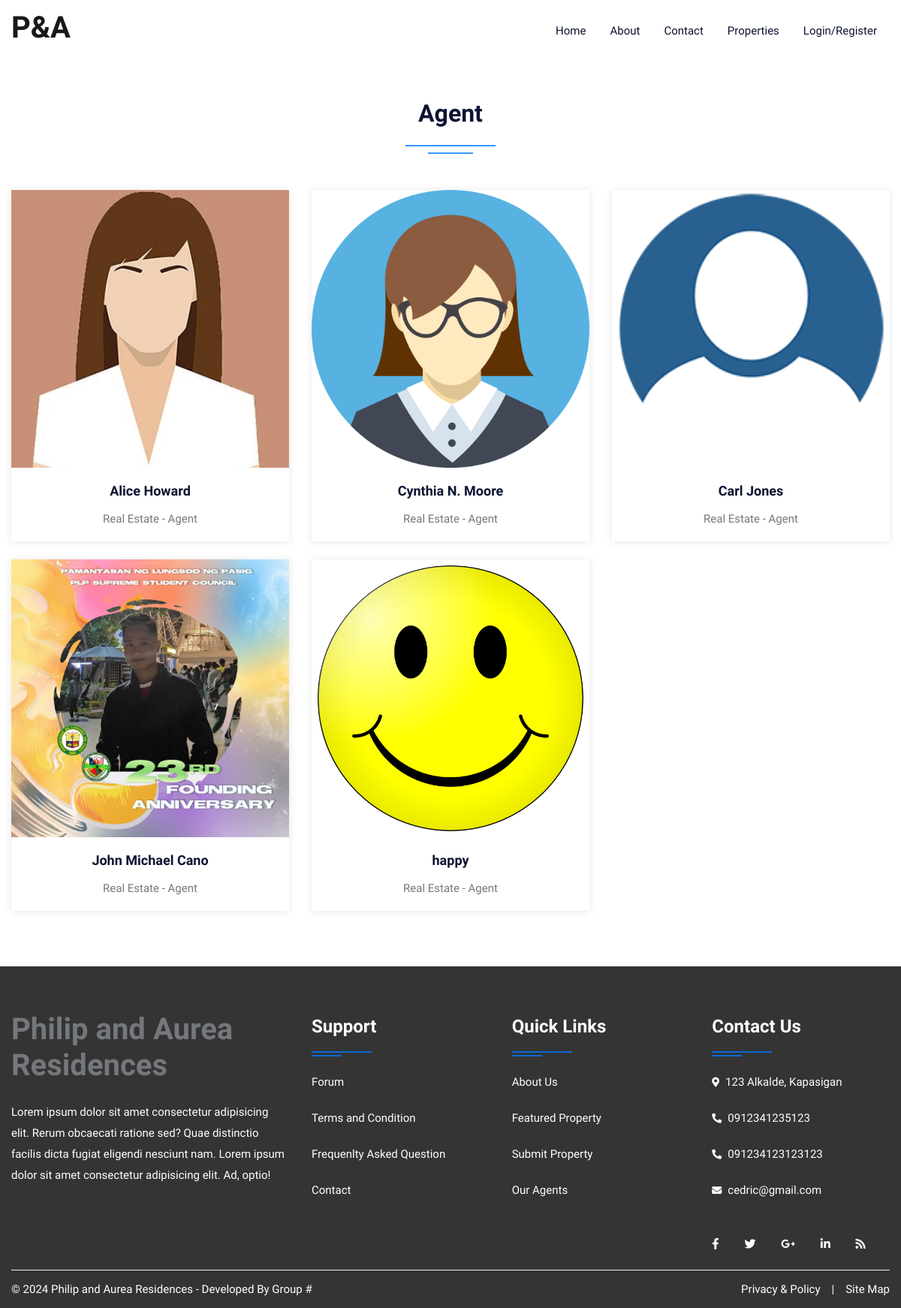
Page /agent.php on the committed database.
### tables this page shows
CREATE TABLE `user` (
  `uid` int(50) NOT NULL,
  `uname` varchar(100) NOT NULL,
  `uemail` varchar(100) NOT NULL,
  `uphone` varchar(20) NOT NULL,
  `upass` varchar(50) NOT NULL,
  `utype` varchar(50) NOT NULL,
  `uimage` varchar(300) NOT NULL,
  `house_rented` int(50) DEFAULT NULL
);

### agent.php (the view, shortened to what this page needs)
<!DOCTYPE html>
<html lang="en">
<head>
<link rel="stylesheet" type="text/css" href="css/bootstrap.min.css">
<link rel="stylesheet" type="text/css" href="css/bootstrap-slider.css">
<link rel="stylesheet" type="text/css" href="css/jquery-ui.css">
<link rel="stylesheet" type="text/css" href="css/layerslider.css">
<link rel="stylesheet" type="text/css" href="css/color.css" id="color-change">
<link rel="stylesheet" type="text/css" href="css/owl.carousel.min.css">
<link rel="stylesheet" type="text/css" href="css/font-awesome.min.css">
<link rel="stylesheet" type="text/css" href="fonts/flaticon/flaticon.css">
<link rel="stylesheet" type="text/css" href="css/style.css">
</head>
<body>
<div id="page-wrapper">
    <div class="row">
		<?php include("include/header.php");?>
        <div class="full-row">
            <div class="container">
				<div class="row">
                    <div class="col-lg-12">
                        <h2 class="text-secondary double-down-line text-center mb-5">Agent</h2>
                        </div>
                </div>
                <div class="row">
                    <?php
							$query=mysqli_query($con,"SELECT * FROM user WHERE utype='agent'");
								while($row=mysqli_fetch_array($query))
								{
                            ?>
                    <div class="col-md-6 col-lg-4">
                        <div class="hover-zoomer bg-white shadow-one mb-4">
                            <div class="overflow-hidden"> <img src="admin/user/<?php echo $row['6'];?>" alt="aimage"> </div>
                            <div class="py-3 text-center">
                                <h5 class="text-secondary hover-text-success"><a href="#"><?php echo $row['1'];?></a></h5>
                                <span>Real Estate - Agent</span> </div>
                        </div>
                    </div>
                    <?php } ?>
                </div>
            </div>
        </div>
		<?php include("include/footer.php");?>
    </div>
</div>
</body>
</html>

### include/header.php (shortened to what this page needs)
<header id="header" class="transparent-header-modern fixed-header-bg-white w-100">
            <div class="main-nav secondary-nav hover-success-nav py-2">
                <div class="container">
                    <div class="row">
                        <div class="col-lg-12">
                            <nav class="navbar navbar-expand-lg navbar-light p-0"> <a class="navbar-brand position-relative" href="index.php"><h1>P&A</h1></a>
                                <div class="collapse navbar-collapse" id="navbarSupportedContent">
                                    <ul class="navbar-nav ml-auto">
                                        <li class="nav-item dropdown"> <a class="nav-link" href="index.php" role="button" aria-haspopup="true" aria-expanded="false">Home</a></li>
                                        <li class="nav-item"> <a class="nav-link" href="about.php">About</a> </li>
                                        <li class="nav-item"> <a class="nav-link" href="contact.php">Contact</a> </li>
                                        <li class="nav-item"> <a class="nav-link" href="property.php">Properties</a> </li>
                                        <?php
                                        if(isset($_SESSION['uemail'])) {
                                            $paymentStatus = isset($_SESSION['paymentStatus']) ? $_SESSION['paymentStatus'] : '';
                                            if($paymentStatus == "paid"){
                                                $badgeColor = 'success';
                                            } elseif ($paymentStatus == "unpaid"){
                                                $badgeColor = 'danger';
                                            } else {
                                                $badgeColor = 'warning';
                                            }
                                            ?>
                                            <li class="nav-item dropdown">
                                                <a class="nav-link dropdown-toggle" href="#" role="button" data-toggle="dropdown" aria-haspopup="true" aria-expanded="false">
                                                    My Account
                                                    <span class="position-absolute top-20 start-500 translate-middle p-1 bg-<?php echo $badgeColor; ?> border border-light rounded-circle">
                                                         <span class="visually-hidden"></span>
                                                    </span>
                                                </a>
                                                <ul class="dropdown-menu">
                                                    <li class="nav-item"> <a class="nav-link" href="profile.php">Profile</a> </li>
                                                    <li class="nav-item"> <a class="nav-link" href="feature.php">
                                                            Your Property
                                                            <span class="position-absolute top-20 start-500 translate-middle p-1 bg-<?php echo $badgeColor; ?> border border-light rounded-circle">
                                                                <span class="visually-hidden"></span>
                                                            </span>
                                                        </a>
                                                    </li>
                                                    <li class="nav-item"> <a class="nav-link" href="payment_history.php">Payment History</a>
                                                    <li class="nav-item"> <a class="nav-link" href="schedule.php">Schedule Event</a>
                                                    <li class="nav-item"> <a class="nav-link" href="messages.php">Messages</a>
                                                    <li class="nav-item"> <a class="nav-link" href="logout.php">Logout</a> </li>
                                                </ul>
                                            </li>
                                            <?php
                                        } else {
                                            ?>
                                            <li class="nav-item"> <a class="nav-link" href="login.php">Login/Register</a> </li>
                                            <?php
                                        }
                                        ?>
                                    </ul>
                                </div>
                            </nav>
                        </div>
                    </div>
                </div>
            </div>
        </header>

### include/footer.php
<footer class="full-row bg-secondary p-0">
            <div class="container">
                <div  class="row">
                    <div class="col-lg-12">
                        <div class="divider py-40">
                            <div class="row">
                                <div class="col-md-12 col-lg-4">
                                    <div class="footer-widget mb-4">
                                        <div class="footer-logo mb-4"> <h1>Philip and Aurea Residences</h1> </div>
                                        <p class="pb-20 text-white">Lorem ipsum dolor sit amet consectetur adipisicing elit. Rerum obcaecati ratione sed? Quae distinctio facilis dicta fugiat eligendi nesciunt nam. Lorem ipsum dolor sit amet consectetur adipisicing elit. Ad, optio!</p>
                                        </div>
                                </div>
                                <div class="col-md-12 col-lg-8">
                                    <div class="row">
                                        <div class="col-md-4 col-lg-4">
                                            <div class="footer-widget footer-nav mb-4">
                                                <h4 class="widget-title text-white double-down-line-left position-relative">Support</h4>
                                                <ul class="hover-text-primary">
                                                    <li><a href="#" class="text-white">Forum</a></li>
                                                    <li><a href="#" class="text-white">Terms and Condition</a></li>
                                                    <li><a href="#" class="text-white">Frequenlty Asked Question</a></li>
                                                    <li><a href="contact.php" class="text-white">Contact</a></li>
                                                </ul>
                                            </div>
                                        </div>
                                        <div class="col-md-4 col-lg-4">
                                            <div class="footer-widget footer-nav mb-4">
                                                <h4 class="widget-title text-white double-down-line-left position-relative">Quick Links</h4>
                                                <ul class="hover-text-primary">
                                                    <li><a href="about.php" class="text-white">About Us</a></li>
                                                    <li><a href="#" class="text-white">Featured Property</a></li>
                                                    <li><a href="#" class="text-white">Submit Property</a></li>
                                                    <li><a href="agent.php" class="text-white">Our Agents</a></li>
                                                </ul>
                                            </div>
                                        </div>
                                        <div class="col-md-4 col-lg-4">
                                            <div class="footer-widget">
                                                <h4 class="widget-title text-white double-down-line-left position-relative">Contact Us</h4>
                                                <ul class="text-white">
                                                    <li class="hover-text-primary"><i class="fas fa-map-marker-alt text-white mr-2 font-13 mt-1"></i>123 Alkalde, Kapasigan</li>
                                                    <li class="hover-text-primary"> <i class="fas fa-phone-alt text-white mr-2 font-13 mt-1"></i>0912341235123</li>
													<li class="hover-text-primary"> <i class="fas fa-phone-alt text-white mr-2 font-13 mt-1"></i>091234123123123</li>
                                                    <li class="hover-text-primary"><i class="fas fa-envelope text-white mr-2 font-13 mt-1"></i>cedric@gmail.com</li>
                                                </ul>
                                            </div>
                                            <div class="footer-widget media-widget mt-4 text-white hover-text-primary"> <a href="#"><i class="fab fa-facebook-f"></i></a> <a href="#"><i class="fab fa-twitter"></i></a> <a href="#"><i class="fab fa-google-plus-g"></i></a> <a href="#"><i class="fab fa-linkedin-in"></i></a> <a href="#"><i class="fas fa-rss"></i></a> </div>
                                        </div>
                                    </div>
                                </div>
                            </div>
                        </div>
                    </div>
                </div>
                <div class="row copyright">
                    <div class="col-sm-6"> <span class="text-white">© <?php echo date('Y');?> Philip and Aurea Residences - Developed By Group #</span> </div>
                    <div class="col-sm-6">
                        <ul class="line-menu text-white hover-text-primary float-right">
                            <li><a href="#">Privacy & Policy</a></li>
                            <li>|</li>
                            <li><a href="#"> Site Map</a></li>
                        </ul>
                    </div>
                </div>
            </div>
        </footer>

### css/color.css (style rules this page uses)
:root { --theme-ordinary-color: #74777b; }
:root { --theme-primary-color: #007bff; }
:root { --theme-secondary-color: #0d1432; }
:root { --theme-white-color: #fff; }
:root { --theme-light-color: #f8f8f8; }
:root { --theme-gray-color: #f5f5f5; }
:root { --theme-footer-color: #091b4b; }
:root { --theme-dark-color: #091b4b; }
:root { --text-light-color: #a3a7af; }
:root { --theme-primary-color: rgba(0, 123, 255, .8); }
:root { --theme-secondary-opacity-color: rgba(13,20,50,0.7); }
:root { --theme-white-opacity-color: rgba(255, 255, 255, 0.3); }
:root { --theme-dark-opacity-color: rgba(0, 0, 0, 0.5); }
:root { --theme-ordinary-font: 'Muli', sans-serif; }
:root { --theme-highlight-font: 'Comfortaa', cursive; }

### rows in the picture
user: uimage (picture), uname "Alice Howard"
user: uimage (placeholder picture), uname "Cynthia N. Moore"
user: uimage (picture), uname "Carl Jones"
user: uimage (picture), uname "John Michael Cano"
user: uimage (picture), uname "happy"
